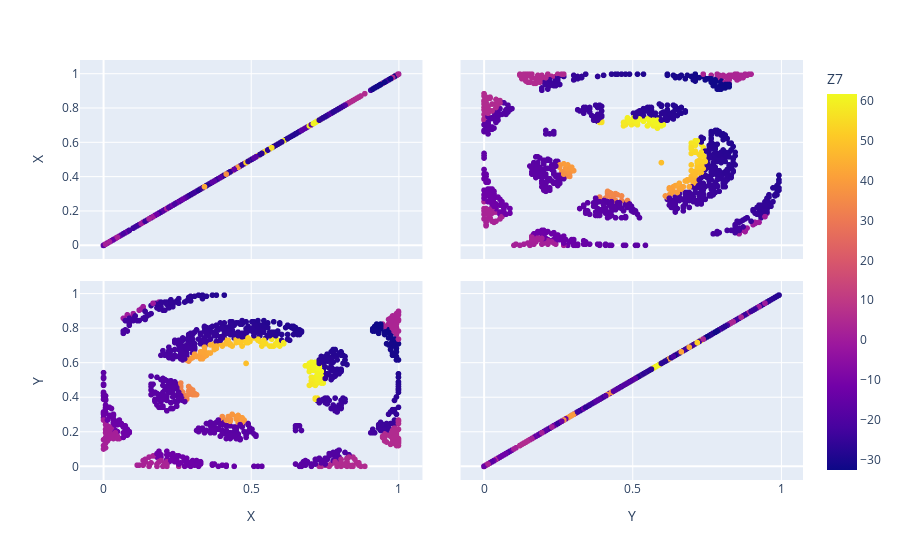

Notebook cell for this chart:
### Code cell
fig = px.scatter_matrix(df_test,
    dimensions=['X','Y'],
    color=select_name_Z)
fig.show()

### Figure 1 — Plotly figure (JSON) as saved in the notebook; plotly's stock layout.template omitted (floating-point values rounded to 4 significant figures; data arrays with more than 128 entries replaced by an {"elided": "..."} marker saying what was removed)
{"data": [{"dimensions": [{"axis": {"matches": true}, "label": "X", "values": {"elided": "1071 float values"}}, {"axis": {"matches": true}, "label": "Y", "values": {"elided": "1071 float values"}}], "hovertemplate": "%{xaxis.title.text}=%{x}<br>%{yaxis.title.text}=%{y}<br>Z7=%{marker.color}<extra></extra>", "legendgroup": "", "marker": {"color": {"elided": "1071 float values"}, "coloraxis": "coloraxis", "symbol": "circle"}, "name": "", "showlegend": false, "type": "splom"}], "layout": {"coloraxis": {"colorbar": {"title": {"text": "Z7"}}, "colorscale": [[0, "#0d0887"], [0.1111, "#46039f"], [0.2222, "#7201a8"], [0.3333, "#9c179e"], [0.4444, "#bd3786"], [0.5556, "#d8576b"], [0.6667, "#ed7953"], [0.7778, "#fb9f3a"], [0.8889, "#fdca26"], [1, "#f0f921"]]}, "dragmode": "select", "legend": {"tracegroupgap": 0}, "margin": {"t": 60}}}
